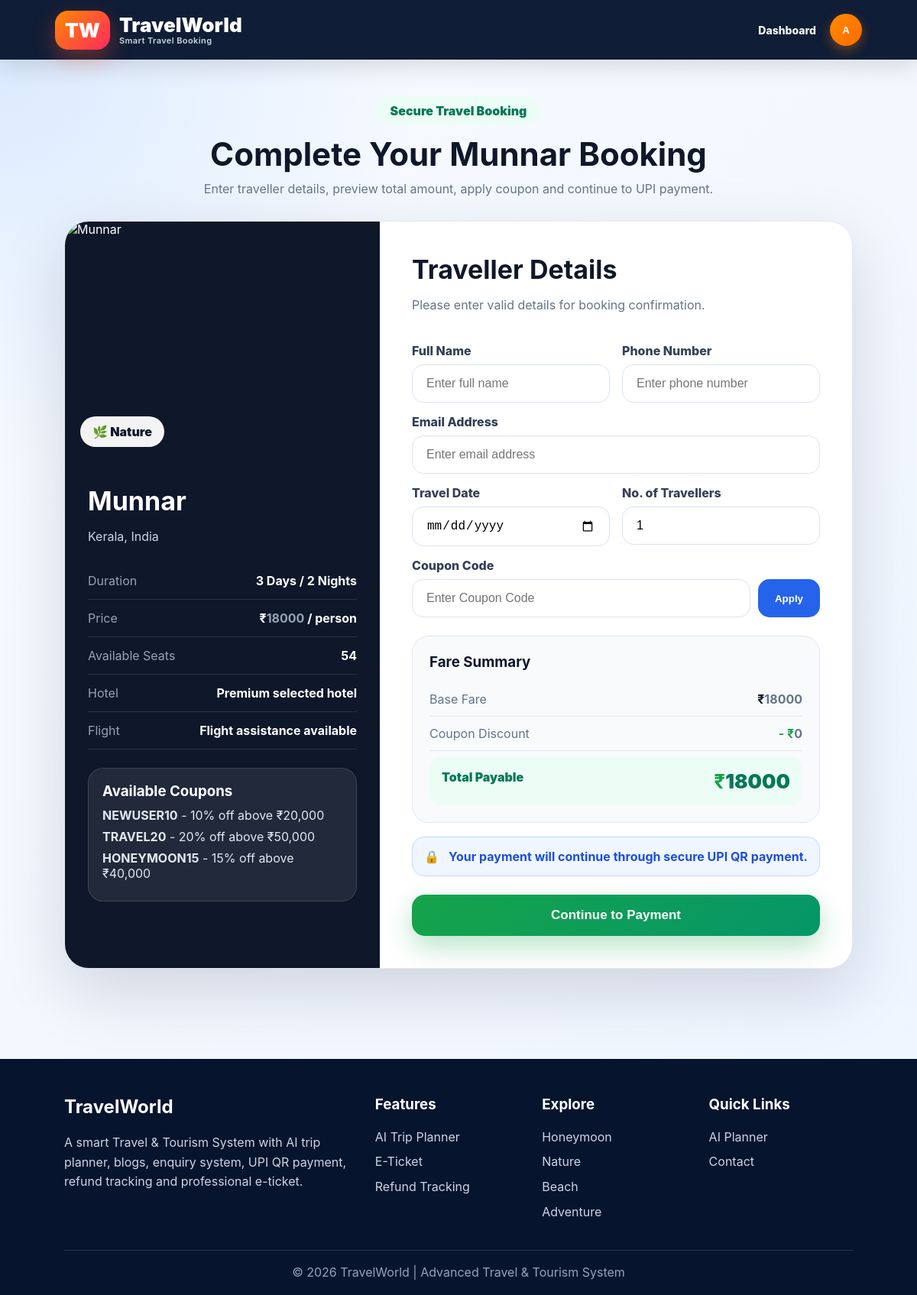
The app's page /booking/2/ (signed in) with its own data.
### travelapp/models.py (models this page shows, shortened)
class Package(models.Model):
    name = models.CharField(max_length=120)
    country = models.CharField(max_length=100)
    city = models.CharField(max_length=100, blank=True)
    category = models.ForeignKey(Category, on_delete=models.SET_NULL, null=True, related_name='packages')
    tags = models.CharField(max_length=255)
    image = models.URLField(max_length=600)
    price = models.PositiveIntegerField(default=20000)
    old_price = models.PositiveIntegerField(null=True, blank=True)
    days = models.PositiveIntegerField(default=5)
    nights = models.PositiveIntegerField(default=4)
    hotel = models.CharField(max_length=200, default='Premium Hotel')
    flight = models.CharField(max_length=200, default='Flight assistance available')
    rating = models.FloatField(default=4.5)
    seats = models.PositiveIntegerField(default=30)
    description = models.TextField()
    itinerary = models.TextField(blank=True)
    map_query = models.CharField(max_length=250, blank=True)
    latitude = models.CharField(max_length=50, blank=True)
    longitude = models.CharField(max_length=50, blank=True)
    is_featured = models.BooleanField(default=False)
    is_active = models.BooleanField(default=True)
    created_at = models.DateTimeField(auto_now_add=True)
    @property
    def available_seats(self):
        booked = self.bookings.exclude(
            status__in=['Cancelled', 'Refund Processing', 'Refund Completed']
        ).aggregate(total=models.Sum('members'))['total'] or 0
        return max(self.seats - booked, 0)

class Category(models.Model):
    name = models.CharField(max_length=80, unique=True)
    slug = models.SlugField(unique=True)
    icon = models.CharField(max_length=20, default='🌍')
    description = models.CharField(max_length=250, blank=True)

### travelapp/views.py (the view, shortened to what this page needs)
# urls.py: path('booking/<int:package_id>/', views.booking, name='booking'),
@login_required
def booking(request, package_id):
    package = get_object_or_404(Package, id=package_id, is_active=True)
    return render(request, 'travelapp/booking.html', {'package': package})

### travelapp/templates/travelapp/booking.html (shortened to what this page needs)
{% extends 'travelapp/base.html' %}
{% block content %}
<section class="booking-page">
    <div class="booking-header">
        <span>Secure Travel Booking</span>
        <h1>Complete Your {{ package.name }} Booking</h1>
        <p>Enter traveller details, preview total amount, apply coupon and continue to UPI payment.</p>
    </div>
    <div class="booking-card">
        <div class="booking-left">
            <div class="package-img-box">
                <img
                    src="{{ package.image }}"
                    alt="{{ package.name }}"
                    onerror="this.onerror=null;this.src='https://images.unsplash.com/photo-1488646953014-85cb44e25828?w=1200';"
                >
                <div class="img-badge">{{ package.category.icon }} {{ package.category.name }}</div>
            </div>
            <div class="package-summary">
                <h2>{{ package.name }}</h2>
                <p>{{ package.city }}, {{ package.country }}</p>
                <div class="summary-row">
                    <span>Duration</span>
                    <b>{{ package.days }} Days / {{ package.nights }} Nights</b>
                </div>
                <div class="summary-row">
                    <span>Price</span>
                    <b>₹<span id="pricePerPerson">{{ package.price }}</span> / person</b>
                </div>
                <div class="summary-row">
                    <span>Available Seats</span>
                    <b>{{ package.available_seats }}</b>
                </div>
                <div class="summary-row">
                    <span>Hotel</span>
                    <b>{{ package.hotel }}</b>
                </div>
                <div class="summary-row">
                    <span>Flight</span>
                    <b>{{ package.flight }}</b>
                </div>
                <div class="coupon-help">
                    <h3>Available Coupons</h3>
                    <p><b>NEWUSER10</b> - 10% off above ₹20,000</p>
                    <p><b>TRAVEL20</b> - 20% off above ₹50,000</p>
                    <p><b>HONEYMOON15</b> - 15% off above ₹40,000</p>
                </div>
            </div>
        </div>
        <div class="booking-right">
            <h2>Traveller Details</h2>
            <p class="subtitle">Please enter valid details for booking confirmation.</p>
            <form method="post" class="booking-form" id="bookingForm">
                <div class="form-grid">
                    <div>
                        <label>Full Name</label>
                        <input type="text" name="full_name" placeholder="Enter full name" required>
                    </div>
                    <div>
                        <label>Phone Number</label>
                        <input type="text" name="phone" placeholder="Enter phone number" required>
                    </div>
                </div>
                <label>Email Address</label>
                <input type="email" name="email" placeholder="Enter email address" required>
                <div class="form-grid">
                    <div>
                        <label>Travel Date</label>
                        <input type="date" name="travel_date" required>
                    </div>
                    <div>
                        <label>No. of Travellers</label>
                        <input type="number" id="members" name="members" min="1" max="{{ package.available_seats }}" value="1" required>
                    </div>
                </div>
                <label>Coupon Code</label>
                <div class="coupon-box">
                    <input type="text" id="couponInput" name="coupon_code" placeholder="Enter Coupon Code">
                    <button type="button" onclick="applyCoupon()">Apply</button>
                </div>
                <div class="fare-box">
                    <h3>Fare Summary</h3>
                    <div class="fare-row">
                        <span>Base Fare</span>
                        <b>₹<span id="baseFare">{{ package.price }}</span></b>
                    </div>
                    <div class="fare-row">
                        <span>Coupon Discount</span>
                        <b class="discount-text">- ₹<span id="discountAmount">0</span></b>
                    </div>
                    <div class="fare-row total">
                        <span>Total Payable</span>
                        <b>₹<span id="totalAmount">{{ package.price }}</span></b>
                    </div>
                </div>
                <div class="secure-box">
                    <span>🔒</span>
                    <p>Your payment will continue through secure UPI QR payment.</p>
                </div>
                <button class="booking-btn" type="submit">
                    Continue to Payment
                </button>
            </form>
        </div>
    </div>
</section>
{% endblock %}

### travelapp/templates/travelapp/base.html (shortened to what this page needs)
{% load static %}
<!DOCTYPE html>
<html lang="en">
<head>
    <link rel="stylesheet" href="{% static 'travelapp/css/style.css' %}">
</head>
<body>
<header class="topbar">
    <a class="brand" href="{% url 'home' %}">
        <span>TW</span>
        <div>
            TravelWorld
            <small>Smart Travel Booking</small>
        </div>
    </a>
    <nav class="nav">
        {% if user.is_authenticated and user.is_staff %}
            <a href="{% url 'dashboard' %}">Dashboard</a>
        {% endif %}
        {% if user.is_authenticated %}
            <div class="user-menu" id="userMenu">
                <button class="user-btn" type="button" onclick="toggleUserMenu(event)">
                    {{ user.username|first|upper }}
                </button>
            </div>
        {% else %}
            <a class="pill" href="{% url 'login' %}">Login/Register</a>
        {% endif %}
    </nav>
</header>
{% block content %}
{% endblock %}
<footer class="footer">
    <div class="footer-grid">
        <div>
            <h2>TravelWorld</h2>
            <p>
                A smart Travel & Tourism System with AI trip planner,
                blogs, enquiry system, UPI QR payment,
                refund tracking and professional e-ticket.
            </p>
        </div>
        <div>
            <h3>Features</h3>
            <p>AI Trip Planner</p>
            <p>E-Ticket</p>
            <p>Refund Tracking</p>
        </div>
        <div>
            <h3>Explore</h3>
            <p>Honeymoon</p>
            <p>Nature</p>
            <p>Beach</p>
            <p>Adventure</p>
        </div>
        <div>
            <h3>Quick Links</h3>
            <p><a href="{% url 'trip_planner' %}">AI Planner</a></p>
            <p><a href="{% url 'contact' %}">Contact</a></p>
        </div>
    </div>
    <div class="footer-bottom">
        © 2026 TravelWorld | Advanced Travel & Tourism System
    </div>
</footer>
</body>
</html>

### travelapp/static/travelapp/css/style.css (style rules this page uses)
:root { --primary:#2563eb; --primary2:#06b6d4; --navy:#07142e; --ink:#111827; --muted:#64748b; --bg:#f3f7fb; --card:#ffffff; --orange:#f97316; --green:#16a34a; --red:#ef4444; --line:#e5e7eb; --shadow:0 24px 70px rgba(15,23,42,.14); --soft:0 12px 35px rgba(15,23,42,.08); --radius:24px; }
* { box-sizing:border-box }
html { scroll-behavior:smooth }
body { margin:0; font-family:Inter,Segoe UI,Roboto,Arial,sans-serif; background:linear-gradient(135deg,#f8fbff,#eef5ff); color:var(--ink); }
a { text-decoration:none;color:inherit }
img { max-width:100% }
.topbar { min-height:78px; background:rgba(7,20,46,.96); color:white; display:flex; align-items:center; justify-content:space-between; padding:0 6%; position:sticky; top:0; z-index:99; box-shadow:0 10px 30px rgba(0,0,0,.12); }
.brand { display:flex; align-items:center; gap:12px; font-weight:950; font-size:26px; }
.brand span { background:linear-gradient(135deg,#ff8a00,#ff285f); padding:10px 13px; border-radius:17px; box-shadow:0 12px 28px rgba(255,82,49,.35); }
.nav { display:flex; gap:18px; align-items:center; flex-wrap:wrap; }
.nav a { font-weight:850; font-size:14px; opacity:.96; }
.footer { margin-top:60px; background:#07142e; color:white; padding:42px 7%; text-align:center; }
.user-menu { position:relative; z-index:99999; }
.user-btn { width:46px; height:46px; border-radius:50%; border:2px solid rgba(255,255,255,.28); background:linear-gradient(135deg,#ff8a00,#ff285f); color:white; font-weight:950; cursor:pointer; box-shadow:0 12px 28px rgba(255,40,95,.35); transition:.25s; }

### travelapp/templates/travelapp/base.html (style rules this page uses)
.brand { display:flex; align-items:center; gap:12px; }
.brand div { display:flex; flex-direction:column; line-height:1.1; }
.brand small { font-size:11px; font-weight:600; color:#cbd5e1; letter-spacing:.4px; }
.nav { position:relative; z-index:9999; }
.user-menu { position:relative; }
.user-btn { width:42px; height:42px; border-radius:50%; border:none; background:linear-gradient(135deg,#ff8a00,#ff6b00); color:white; font-weight:900; cursor:pointer; box-shadow:0 6px 15px rgba(255,138,0,.35); }
.footer { margin-top:70px; background:#07142e; color:white; padding:48px 7% 20px; }
.footer-grid { display:grid; grid-template-columns:2fr 1fr 1fr 1fr; gap:30px; text-align:left; }
.footer h2, .footer h3 { margin-top:0; }
.footer p, .footer a { color:#cbd5e1; line-height:1.6; margin:7px 0; }
.footer-bottom { margin-top:30px; padding-top:18px; border-top:1px solid rgba(255,255,255,.15); text-align:center; color:#94a3b8; }

### records on screen
Package: name "Munnar", category.icon "🌿", category.name "Nature", city "Kerala", country "India", days "3", nights "2", price "18000", available_seats "54", hotel "Premium selected hotel", flight "Flight assistance available"

### other values on screen
{{ user.username|first|upper }} "A"
